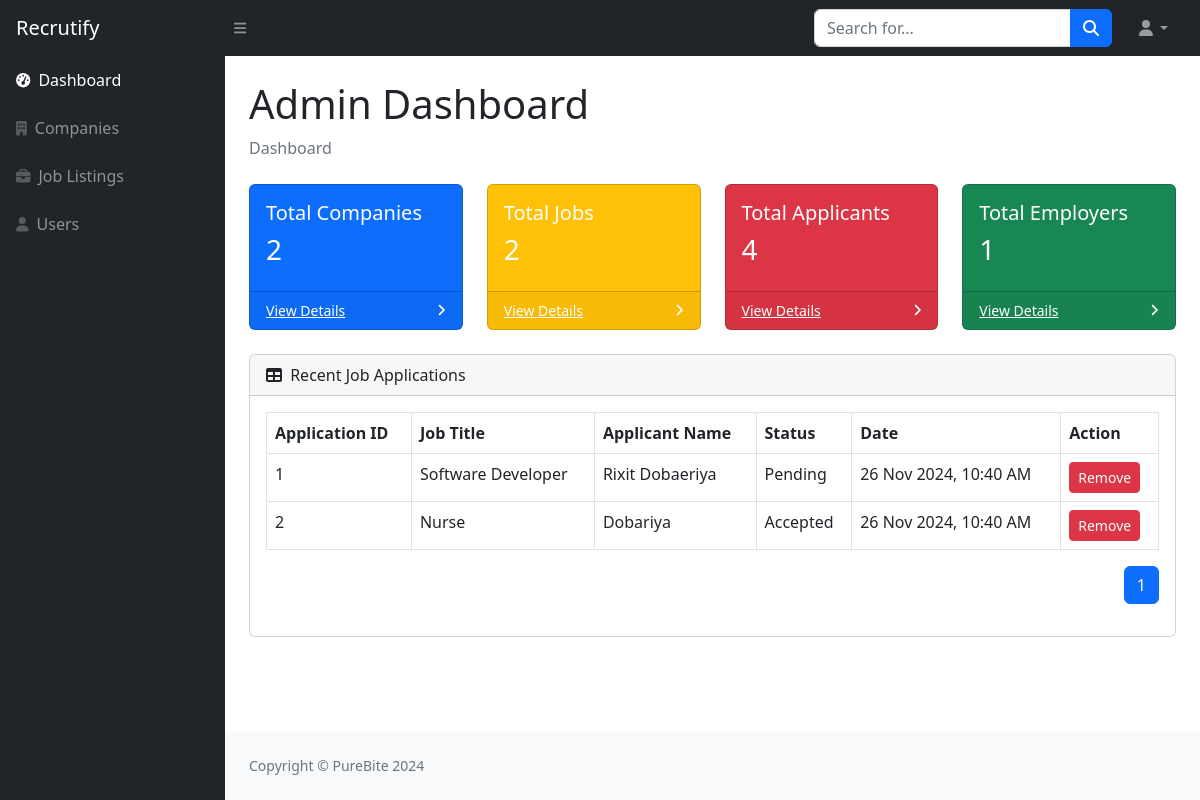
Page /admin/index.php on the earlier database version.
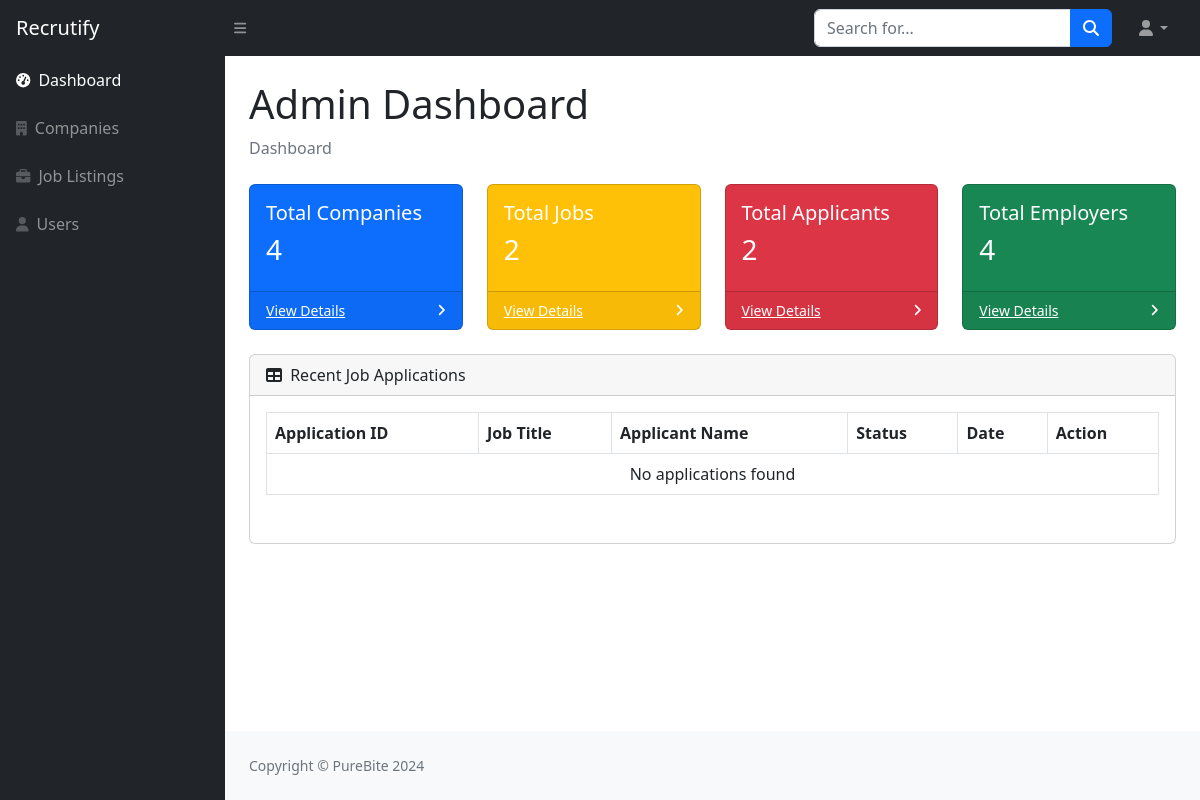
Same page on the later database version.
### tables this page shows
CREATE TABLE `application_tbl` (
  `Application_Id` int NOT NULL,
  `User_Id` int NOT NULL,
  `Job_Id` int NOT NULL,
  `Status` enum('Pending','Accepted','Rejected') NOT NULL DEFAULT 'Pending',
  `Application_Date` datetime NOT NULL DEFAULT CURRENT_TIMESTAMP
);

CREATE TABLE `job_list_tbl` (
  `Job_Id` int NOT NULL,
  `Posted_By` int NOT NULL,
  `Title` varchar(50) NOT NULL,
  `Posted_Time` datetime NOT NULL,
  `Description` varchar(1000) NOT NULL,
  `Company_Id` int NOT NULL,
  `Branch_Id` int NOT NULL,
  `Type` enum('Full-Time','Part-Time','Contract') NOT NULL,
  `Requirements` text NOT NULL,
  `Benefits` text NOT NULL,
  `Salary` int NOT NULL,
  `Image` text NOT NULL,
  `Is_Internship` tinyint(1) NOT NULL DEFAULT '0',
  `Status` enum('Active','Deleted') DEFAULT 'Active'
);

CREATE TABLE `users_tbl` (
  `User_Id` int NOT NULL,
  `User_Type` enum('Admin','Jobseeker','Employer') NOT NULL DEFAULT 'Jobseeker',
  `Company_Id` int DEFAULT NULL,
  `Branch_Id` int DEFAULT NULL,
  `Name` varchar(50) NOT NULL,
  `Email` varchar(50) NOT NULL,
  `DOB` date DEFAULT NULL,
  `Gender` enum('Male','Female','Other') DEFAULT NULL,
  `City` varchar(50) NOT NULL,
  `State` varchar(50) NOT NULL,
  `Country` varchar(100) NOT NULL,
  `Mobile` varchar(20) NOT NULL,
  `Image` text,
  `Password` varchar(15) NOT NULL,
  `Status` enum('Active','Deleted') NOT NULL DEFAULT 'Active',
  `Register_Date` datetime NOT NULL
);

### admin/index.php (the view, shortened to what the changed rows need)
<?php
include("sidebar.php");
$company_count = mysqli_fetch_assoc(mysqli_query($con, "SELECT COUNT(*) AS Total FROM company_tbl"))['Total'];
$applicant_count = mysqli_fetch_assoc(mysqli_query($con, "SELECT COUNT(*) AS Total FROM users_tbl WHERE User_Type='Jobseeker'"))['Total'];
$employers_count = mysqli_fetch_assoc(mysqli_query($con, "SELECT COUNT(*) AS Total FROM users_tbl WHERE User_Type='Employer'"))['Total'];
$search = isset($_GET['search']) ? $_GET['search'] : '';
$page = isset($_GET['page']) ? (int)$_GET['page'] : 1;
$limit = 5;
$offset = ($page - 1) * $limit;
$where_clause = $search ? "WHERE j.Title LIKE '%$search%' OR u.Name LIKE '%$search%'" : '';
$query = "
    SELECT a.Application_Id, j.Title AS Job_Title, u.Name AS Applicant_Name, a.Status, a.Application_Date
    FROM application_tbl a
    JOIN job_list_tbl j ON a.Job_Id = j.Job_Id
    JOIN users_tbl u ON a.User_Id = u.User_Id
    $where_clause
    ORDER BY a.Application_Date DESC
    LIMIT $limit OFFSET $offset
";
$recent_applications = mysqli_query($con, $query);
$total_query = "
    SELECT COUNT(*) AS Total
    FROM application_tbl a
    JOIN job_list_tbl j ON a.Job_Id = j.Job_Id
    JOIN users_tbl u ON a.User_Id = u.User_Id
    $where_clause
";
$total_result = mysqli_fetch_assoc(mysqli_query($con, $total_query));
$total_applications = $total_result['Total'];
$total_pages = ceil($total_applications / $limit);
?>
<div id="layoutSidenav_content">
    <div class="container-fluid px-4">
        <h1 class="mt-4">Admin Dashboard</h1>
        <div class="row">
             <div class="col-xl-3 col-md-6">
                <div class="card bg-primary text-white mb-4">
                    <div class="card-body">
                        <h5>Total Companies</h5>
                        <h3><?= $company_count; ?></h3>
                    </div>
                </div>
            </div>
            <div class="col-xl-3 col-md-6">
                <div class="card bg-danger text-white mb-4">
                    <div class="card-body">
                        <h5>Total Applicants</h5>
                        <h3><?= $applicant_count; ?></h3>
                    </div>
                </div>
            </div>
            <div class="col-xl-3 col-md-6">
                <div class="card bg-success text-white mb-4">
                    <div class="card-body">
                        <h5>Total Employers</h5>
                        <h3><?= $employers_count; ?></h3>
                    </div>
                </div>
            </div>
        </div>
        <div class="card mb-4">
            <div class="card-body">
                <table class="table table-bordered">
                    <thead>
                        <tr>
                            <th>Application ID</th>
                            <th>Job Title</th>
                            <th>Applicant Name</th>
                            <th>Status</th>
                            <th>Date</th>
                            <th>Action</th>
                        </tr>
                    </thead>
                    <tbody>
                        <?php
                        if (mysqli_num_rows($recent_applications) > 0) {
                            while ($application = mysqli_fetch_assoc($recent_applications)) {
                                echo "
                                    <tr>
                                        <td>{$application['Application_Id']}</td>
                                        <td>{$application['Job_Title']}</td>
                                        <td>{$application['Applicant_Name']}</td>
                                        <td>{$application['Status']}</td>
                                        <td>" . date("d M Y, h:i A", strtotime($application['Application_Date'])) . "</td>
                                        <td>
                                            <a href='remove-application.php?application_id={$application['Application_Id']}'
                                               class='btn btn-danger btn-sm'
                                               onclick=\"return confirm('Are you sure you want to remove this application?');\">
                                                Remove
                                            </a>
                                        </td>
                                    </tr>";
                            }
                        } else {
                            echo "<tr><td colspan='6' class='text-center'>No applications found</td></tr>";
                        }
                        ?>
                    </tbody>
                </table>
                <?php include "common/pagination.php" ?>
            </div>
        </div>
    </div>
    <?php include("footer.php"); ?>

### admin/common/pagination.php (shortened to what the changed rows need)
<div class="d-flex justify-content-end">
    <nav aria-label="Page navigation example">
        <ul class="pagination">
            <?php
            for ($i = 1; $i <= $total_pages; $i++) {
                echo "<li class='page-item " . ($i == $page ? 'active' : '') . "'><a class='page-link' href='?page=" . $i . "&search=" . urlencode($search) . "'>" . $i . "</a></li>";
            }
            ?>
        </ul>
    </nav>
</div>

Differences in the rows shown:
removed application_tbl: Application_Id "1", Job_Id.Title "Software Developer", User_Id.Name "Rixit Dobaeriya", Status "Pending", Application_Date "26 Nov 2024, 10:40 AM"
removed application_tbl: Application_Id "2", Job_Id.Title "Nurse", User_Id.Name "Dobariya", Status "Accepted", Application_Date "26 Nov 2024, 10:40 AM"
Other differences:
$company_count: "2" → "4"
$applicant_count: "4" → "2"
$employers_count: "1" → "4"
text now shown: "No applications found"
list line gone: "1"
